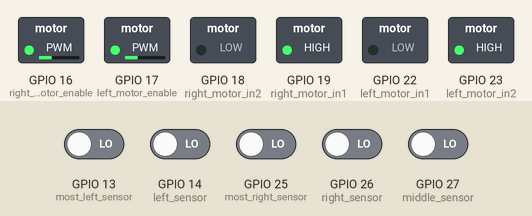
A sketch run on a simulated ESP32. Parts: switched loads named in the sketch (green lamp = pin HIGH). Inputs (shaded band) come from the test bench; at power-on: GPIO 13 (most_left_sensor), GPIO 14 (left_sensor), GPIO 25 (most_right_sensor), GPIO 26 (right_sensor), GPIO 27 (middle_sensor) LOW. What the sketch prints to the serial monitor is not drawn.

Above: at 1.2 s.
1.3 s: GPIO 13 (most_left_sensor) driven HIGH
At 2.5 s:
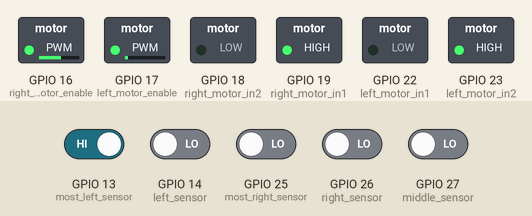
2.8 s: GPIO 14 (left_sensor) driven HIGH
At 3.8 s:
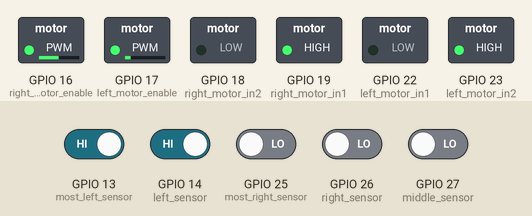
4.3 s: GPIO 13 (most_left_sensor) driven LOW
At 5.1 s:
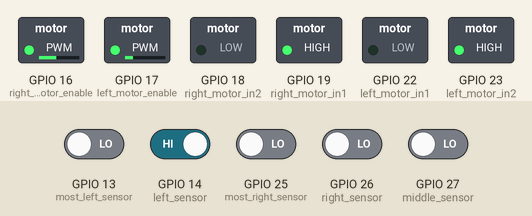
5.8 s: GPIO 13 (most_left_sensor) driven HIGH
At 6.4 s:
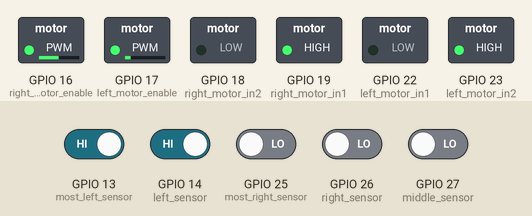
7.3 s: GPIO 13 (most_left_sensor) driven LOW and GPIO 27 (middle_sensor) driven HIGH
At 7.7 s:
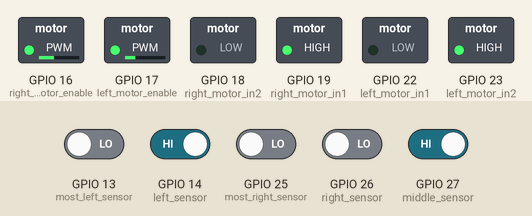
8.8 s: GPIO 27 (middle_sensor) driven LOW
At 9.4 s:
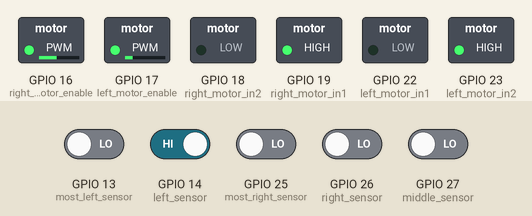
Timing chart, 0 to 11.3 s (numbered marks = the images above; inputs shaded):
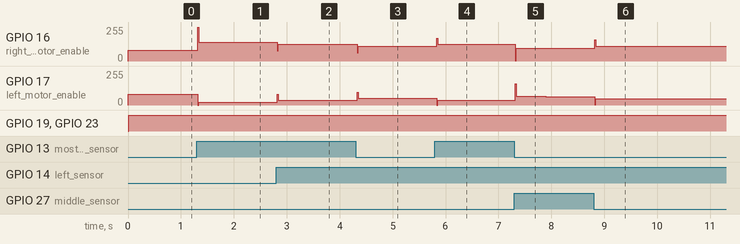

The sketch:

five_sensors.ino
```cpp
// LEFT MOTOR PINS
const int left_motor_in1 = 22; // ground
const int left_motor_in2 = 23; //

// RIGHT MOTOR PINS
const int right_motor_in1 = 19; //
const int right_motor_in2 = 18; // ground

// LEFT ENABLE
const int left_motor_enable = 17;

// RIGHT ENABLE
const int right_motor_enable = 16;

// IR SENSORS
const int most_left_sensor = 13;
const int left_sensor = 14;
const int middle_sensor = 27;
const int right_sensor = 26;
const int most_right_sensor = 25;

int initial_motor_speed = 80;

float error = 0;
float P, I, D = 0;
float PID = 0;
float Kp = 15, Kd = 47, Ki = 0.001;
float previous_error = 0, previous_I = 0;


int sensors_values[5] = {0, 0, 0, 0, 0}; // most left => most right

void forward()
{
  digitalWrite(left_motor_in2, HIGH);
  digitalWrite(left_motor_in1, LOW);
  digitalWrite(right_motor_in1, HIGH);
  digitalWrite(right_motor_in2, LOW);
}

void turnLeft()
{
  digitalWrite(left_motor_in1, LOW);   // Right Motor forword Pin
  digitalWrite(left_motor_in2, LOW);   // Right Motor backword Pin
  digitalWrite(right_motor_in1, HIGH); // Left Motor backword Pin
  digitalWrite(right_motor_in2, LOW);  // Left Motor forword Pin
}

void turnRight()
{
  digitalWrite(left_motor_in1, LOW);   // Right Motor forword Pin
  digitalWrite(left_motor_in2, HIGH);  // Right Motor backword Pin
  digitalWrite(right_motor_in1, LOW);  // Left Motor backword Pin
  digitalWrite(right_motor_in2, LOW);  // Left Motor forword Pin
}

void Stop()
{
  digitalWrite(left_motor_in1, LOW);  // Right Motor forword Pin
  digitalWrite(left_motor_in2, LOW);  // Right Motor backword Pin
  digitalWrite(right_motor_in1, LOW); // Left Motor backword Pin
  digitalWrite(right_motor_in2, LOW); // Left Motor forward Pin
}

void calculatePID(){

  P = error;
  I = I + error;
  D = error - previous_error;
  // if(D != 0)
  // { Stop();
  //   while(true);}

  Serial.print("Error: ");
  Serial.println(error);

  Serial.print("Previous rror: ");
  Serial.println(previous_error);
  Serial.print("P: ");
  Serial.println(P);
  Serial.print("D: ");
  Serial.println(D);
  Serial.print("I: ");
  Serial.println(I);

  PID = (P * Kp) + (I * Ki) + (D * Kd);

  Serial.print("PID: ");
  Serial.println(PID);

  previous_I = I;
  previous_error = error;
}

void controlMotorSpeed(){

  int left_motor_speed = initial_motor_speed + PID;
  int right_motor_speed = initial_motor_speed - PID;

  // The motor speed should not exceed the max PWM value
  constrain(left_motor_speed, 0, 255);
  constrain(right_motor_speed, 0, 255);

  analogWrite(left_motor_enable, left_motor_speed);
  analogWrite(right_motor_enable, right_motor_speed);

  Serial.print("Speed left: ");
  Serial.println(left_motor_speed);
  Serial.print("Speed right: ");
  Serial.println(right_motor_speed);

  forward();
}

void readSensors(){

  // read sensors
  sensors_values[0] = digitalRead(most_left_sensor);
  sensors_values[1] = digitalRead(left_sensor);
  sensors_values[2] = digitalRead(middle_sensor);
  sensors_values[3] = digitalRead(right_sensor);
  sensors_values[4] = digitalRead(most_right_sensor);

  // calculate error
  if((sensors_values[0] == 0) && (sensors_values[1] == 0) && (sensors_values[2] == 0) && (sensors_values[3] == 0) && (sensors_values[4] == 1)) error = 4;

  else if((sensors_values[0] == 0) && (sensors_values[1] == 0) && (sensors_values[2] == 0) && (sensors_values[3] == 1) && (sensors_values[4] == 1)) error = 3;

  else if((sensors_values[0] == 0) && (sensors_values[1] == 0) && (sensors_values[2] == 0) && (sensors_values[3] == 1) && (sensors_values[4] == 0)) error = 2;

  else if((sensors_values[0] == 0) && (sensors_values[1] == 0) && (sensors_values[2] == 1) && (sensors_values[3] == 1) && (sensors_values[4] == 0)) error = 1;

  else if((sensors_values[0] == 0) && (sensors_values[1] == 0 ) && (sensors_values[2] == 1) && (sensors_values[3] == 0) && (sensors_values[4] == 0)) error = 0;

  else if((sensors_values[0] == 0) && (sensors_values[1] == 1) && (sensors_values[2] == 1) && (sensors_values[3] == 0) && (sensors_values[4] == 0)) error =- 1;

  else if((sensors_values[0] == 0) && (sensors_values[1] == 1) && (sensors_values[2] == 0) && (sensors_values[3] == 0) && (sensors_values[4] == 0)) error = -2;

  else if((sensors_values[0] == 1) && (sensors_values[1] == 1 ) && (sensors_values[2] == 0 ) && (sensors_values[3] == 0) && (sensors_values[4] == 0)) error = -3;

  else if((sensors_values[0] == 1) && (sensors_values[1] == 0) && (sensors_values[2] == 0) && (sensors_values[3] == 0 ) && (sensors_values[4] == 0)) error = -4;

  Serial.print("Error: ");
  Serial.println(error);
}

void printSensors(){
  Serial.print("Most left: ");
  Serial.println(sensors_values[0]); // Left
  Serial.print("Left: ");
  Serial.println(sensors_values[1]); // Middle Left
  Serial.print("Middle: ");
  Serial.println(sensors_values[2]); // Middle Right
  Serial.print("Right: ");
  Serial.println(sensors_values[3]); // Right
  Serial.print("Most right: ");
  Serial.println(sensors_values[4]);
  Serial.println("---------------------------");
}


void setup() {
  // put your setup code here, to run once:

  // Setting up pinmodes of Sensors
  Serial.begin(115200);

  // setup sensors pinmodes as inputs
  pinMode(most_left_sensor, INPUT);
  pinMode(left_sensor, INPUT);
  pinMode(middle_sensor, INPUT);
  pinMode(right_sensor, INPUT);
  pinMode(most_right_sensor, INPUT);

  // Setting up pinmodes of motors
  pinMode(left_motor_in1, OUTPUT);
  pinMode(left_motor_in2, OUTPUT);
  pinMode(right_motor_in1, OUTPUT);
  pinMode(right_motor_in2, OUTPUT);

    // analogWrite(left_motor_enable, 100); //Left Motor Speed
    // analogWrite(right_motor_enable, 100); //Right Motor Speed
}

void loop(){

  // put your main code here, to run repeatedly:
  readSensors();
  printSensors();
  calculatePID();
  controlMotorSpeed();

}
```

Measured:
- after the input at 1.3 s, GPIO 16 (right_motor_enable): 80/255 → 140/255 at once; GPIO 17 (left_motor_enable): 80/255 → 19/255 at once
- after the input at 2.8 s, GPIO 16 (right_motor_enable): 140/255 → 125/255 at once; GPIO 17 (left_motor_enable): 19/255 → 34/255 at once
- after the input at 4.3 s, GPIO 16 (right_motor_enable): 125/255 → 110/255 at once; GPIO 17 (left_motor_enable): 34/255 → 49/255 at once
- after the input at 5.8 s, GPIO 16 (right_motor_enable): 110/255 → 125/255 at once; GPIO 17 (left_motor_enable): 49/255 → 34/255 at once
- after the input at 7.3 s, GPIO 16 (right_motor_enable): 125/255 → 95/255 at once, → 96/255 0.55 s later; GPIO 17 (left_motor_enable): 34/255 → 64/255 at once, → 63/255 0.57 s later
- after the input at 8.8 s, GPIO 16 (right_motor_enable): 96/255 → 111/255 at once; GPIO 17 (left_motor_enable): 63/255 → 48/255 at once
